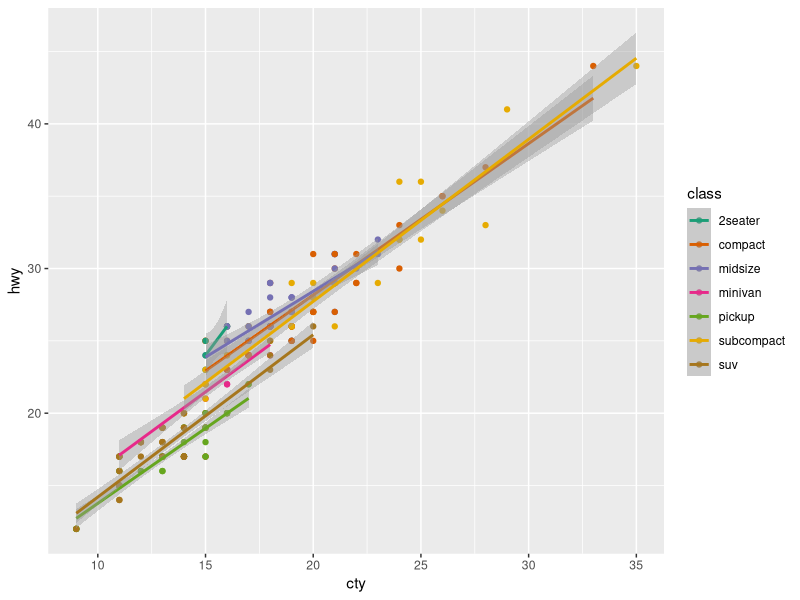

Write the R code that produced this figure.
## ---- chunk 1
knitr::opts_chunk$set(echo = TRUE)
library(tidyverse)
## ---- chunk 2
glimpse(mpg)
## ---- chunk 3
ggplot(mpg, aes(x = cty, y = hwy, color = class)) + 
  geom_point() + 
  geom_smooth(method = "lm") +
  scale_color_brewer(palette = "Dark2")
